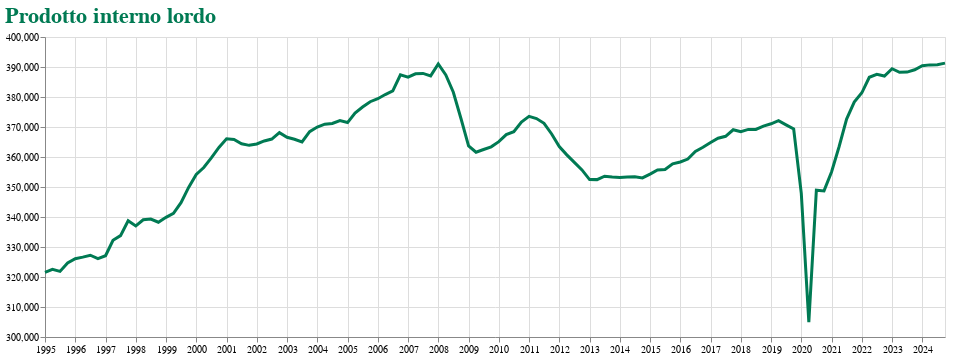

Source (notebook cell):
### Code cell
# df1['value'].plot()
chart = Chart(df1[df1.value.notna()]).mark_line(
    color='#007A53',strokeWidth=3
).encode(
    x=alt.X('period:T', title=None, axis=alt.Axis(labelFlush=False)),
    y=alt.Y('value:Q', scale=alt.Scale(zero=False), title=None),
    tooltip=['period:T', 'value:Q']
).properties(
    width=900, height=300, title='Prodotto interno lordo' 
).configure_title(
    font='Calibri',fontSize=22,anchor='start',     # allinea a sinistra ('start'), centro ('middle'), destra ('end')
    color='#007a53'
)
chart
